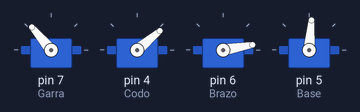
Bench run of a sketch on a simulated Arduino Uno, built with avr-gcc and run on an emulated ATmega328P. Shown: 4 × servo.

Above: at 0.01 s.
At 0.61 s:
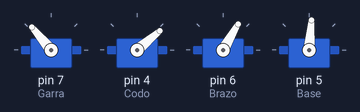
At 1.31 s:
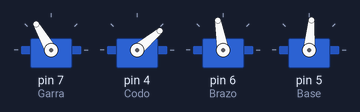
At 2.6 s:
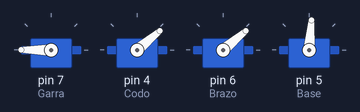
At 3.0 s:
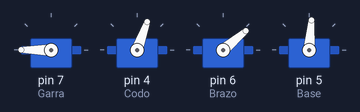
At 4.7 s:
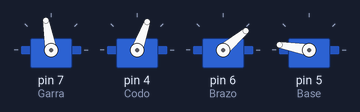
Timing chart, 0 to 6.2 s (numbered marks = the images above):
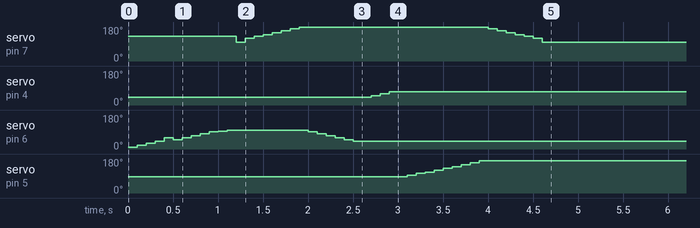

The sketch:

Matriz_V0.2_Alpha.ino
```cpp
//Version 0.2 alpha
//Samuel Felipe Vargas
#include <Servo.h>

Servo Garra;
Servo Brazo;
Servo Codo;
Servo Base;


int matriz [4][20]={{10,20,30,40,50,60,70,80,92,95,100,120,130,140},{100,120,130,140,150,160,170,180,190},{85,95,105,110,120,130,140,150,160,170,180},{}    };

void setup() {
Garra.attach(7);
Garra.write(130);
Codo.attach(4);
Brazo.attach(6);
Base.attach(5);
Base.write(85);
Codo.write(40);


  //////////////////////////////// Movimiento incial de brazo

  Brazo.write(matriz[0][0]);
  delay(100);
  Brazo.write(matriz[0][1]);
  delay(100);
  Brazo.write(matriz[0][2]);
  delay(100);
  Brazo.write(matriz[0][3]);
  delay(100);
  Brazo.write(matriz[0][5]);
  delay (100);
  Brazo.write(matriz[0][4]);
  delay(100);
  Brazo.write(matriz[0][5]);
  delay(100);
  Brazo.write(matriz[0][6]);
  delay(100);
  Brazo.write(matriz[0][7]);
  delay(100);
  Brazo.write(matriz[0][8]);
  delay (100);
  Brazo.write(matriz[0][9]);
  delay (100);
  Brazo.write(matriz[0][10]);
  delay (100);


  ////////////////////////// cerrado de garra

  Garra.write(170);
  Garra.write(matriz[1][0]);
  delay(100);
  Garra.write(matriz[1][1]);
  delay(100);
  Garra.write(matriz[1][2]);
  delay(100);
  Garra.write(matriz[1][3]);
  delay(100);
  Garra.write(matriz[1][4]);
  delay(100);
  Garra.write(matriz[1][5]);
  delay(100);
  Garra.write(matriz[1][6]);
  delay(100);
  Garra.write(matriz[1][7]);
  delay(100);

  ////////////////////////// levantamiento de brazo

  Brazo.write(matriz[0][8]);
  delay(100);
  Brazo.write(matriz[0][7]);
  delay(100);
  Brazo.write(matriz[0][6]);
  delay(100);
  Brazo.write(matriz[0][5]);
  delay(100);
  Brazo.write(matriz[0][4]);
  delay(100);
  Brazo.write(matriz[0][3]);
  delay(100);
  Codo.write(matriz[0][3]);
  delay(100);
  Codo.write(matriz[0][4]);
  delay(100);
  Codo.write(matriz[0][5]);
  delay(100);
  Codo.write(matriz[0][6]);
  delay(100);


  //////////////////////////// movimiento de base

  Base.write(matriz[2][0]);
  delay(100);
  Base.write(matriz[2][1]);
  delay(100);
  Base.write(matriz[2][2]);
  delay(100);
  Base.write(matriz[2][3]);
  delay(100);
  Base.write(matriz[2][4]);
  delay(100);
  Base.write(matriz[2][5]);
  delay(100);
  Base.write(matriz[2][6]);
  delay(100);
  Base.write(matriz[2][7]);
  delay(100);
  Base.write(matriz[2][8]);
  delay(100);
  Base.write(matriz[2][9]);


  /////////////////////// movimiento final de garra

  Garra.write(matriz[1][7]);
  delay(100);
  Garra.write(matriz[1][6]);
  delay(100);
  Garra.write(matriz[1][5]);
  delay(100);
  Garra.write(matriz[1][4]);
  delay(100);
  Garra.write(matriz[1][3]);
  delay(100);
  Garra.write(matriz[1][2]);
  delay(100);
  Garra.write(matriz[1][1]);
  delay(100);
  Garra.write(matriz[1][0]);
  delay(100);


}

void loop() {
/////////////////////////////////////////////////////////////////////////////////////////////////////////////


}
```
